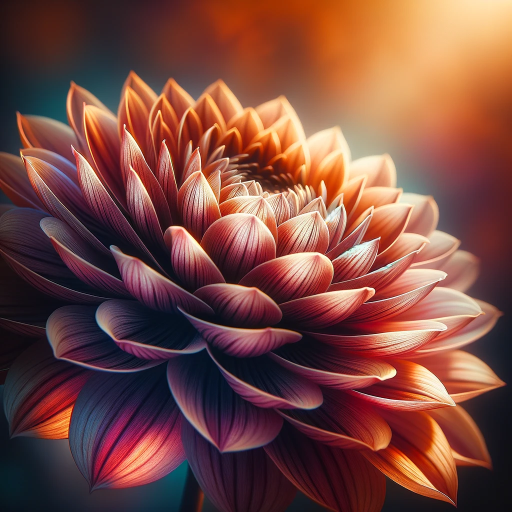
#> input picture exercise/2/high_res.png, 1024 x 1024 px (shown at 1/2 size)
$ python 2_decrease_res.py
#> lines starting #> are read from the running program, lines starting #| are printed output that depends on the picture
import cv2

# 读取原始图像
original_image = cv2.imread("high_res.png")
#> original_image is the input picture: shape (1024, 1024, 3); mean B, G, R 65.3, 73.8, 122.6

# 线性插值函数
def bilinear_interpolation(image, new_width, new_height):
#> called with new_width = 128, new_height = 128
    return cv2.resize(image, (new_width, new_height), interpolation=cv2.INTER_LINEAR)
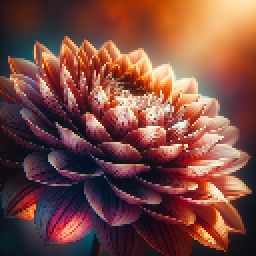
#> returned value: shape (128, 128, 3) (shown 2 times larger); mean of channels 0, 1, 2 65.4, 73.7, 122.7; drawn as B, G, R

# 最近邻插值函数
def nearest_neighbor_interpolation(image, new_width, new_height):
#> called with new_width = 128, new_height = 128
    return cv2.resize(image, (new_width, new_height), interpolation=cv2.INTER_NEAREST)
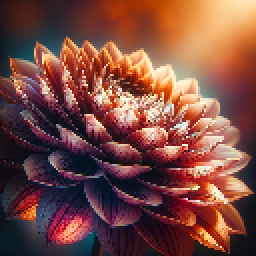
#> returned value: shape (128, 128, 3) (shown 2 times larger); mean of channels 0, 1, 2 65.4, 73.9, 122.8; drawn as B, G, R

# 使用线性插值方法得到新图像
new_image_bilinear = bilinear_interpolation(original_image, 128, 128)
cv2.imshow("Bilinear Interpolation", new_image_bilinear)
cv2.waitKey(0)
cv2.destroyAllWindows()

# 使用最近邻插值方法得到新图像
new_image_nearest = nearest_neighbor_interpolation(original_image, 128, 128)
cv2.imshow("Nearest Neighbor Interpolation", new_image_nearest)
cv2.waitKey(0)
cv2.destroyAllWindows()

# 如果需要保存图像，可以使用以下代码
# cv2.imwrite("bilinear_interpolation_128.png", new_image_bilinear)
# cv2.imwrite("nearest_neighbor_interpolation_128.png", new_image_nearest)
